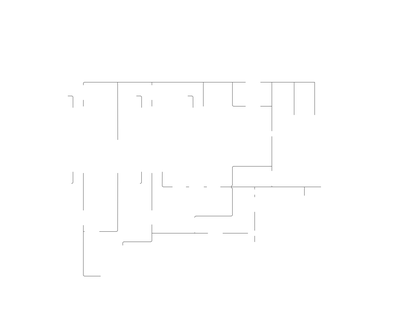
%> input picture gse_gui/Matlab/Cordinate Generator/InputPhotos/GUILineBlackPNG.png, 420 x 325 px, shrunk from 5500 x 4250 before the run
$ octave TestLineFinder.m   (GNU Octave 9; MATLAB toolbox functions it lacks are replaced by stand-ins)
%> lines starting %> are read from the running program, lines starting %| are printed output that depends on the picture
clear;

I = imread('InputPhotos/GUILineBlackPNG.png');
%> I is the input picture: size 325x420x3 uint8; min 158, max 255, mean 254.3
I = rgb2gray(I);
%> I: size 325x420 uint8
I = imcomplement(I);
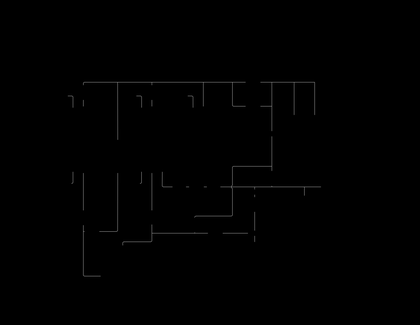
%> I: size 325x420 uint8; min 0, max 97, mean 0.7
[H,theta,rho] = hough(I);
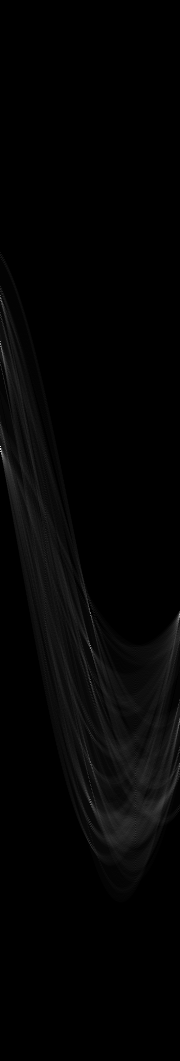
%> H: size 1061x180 double; min 0, max 222, mean 4.2
%> theta = 180 values from -90 to 89; rho = 1061 values from -530 to 530

P = houghpeaks(H,150,'threshold',ceil(.01*max(H(:))), 'NHoodSize',[71 71]);
%> P = 31 rows, first 12: [449 1; 345 1; 648 91; 302 2; 802 91; 763 91; 610 90; 686 92; 802 163; 649 174; 839 109; 485 15]

x = theta(P(:,2));
%> x = 31 values, max 83 at index 10, min -90 at index 1, mean -10.26
y = rho(P(:,1));
%> y = 31 values, max 351 at index 28, min -229 at index 4, mean 98.48

lines = houghlines(I,theta,rho,P,'FillGap',50,'MinLength',20);
%> lines = 33 lines; longest, point1 to point2 (x, y): (83, 187) to (322, 187), (82, 83) to (316, 83), (306, 82) to (118, 106), (83, 231) to (255, 234), (235, 210) to (84, 259), (118, 80) to (118, 234)

figure, imshow(I), hold on
max_len = 0;

VertlineData = {};
HorLineData = {};

for k = 1:length(lines)
   xy = [lines(k).point1; lines(k).point2];
   slope = (xy(2,2) - xy(1,2)) / (xy(1,1) - xy(2,1));


   if isinf(slope) == 1 || abs(slope) > 10
        plot(xy(:,1),xy(:,2),'LineWidth',2,'Color','green');
       %Plot beginnings and ends of lines
       plot(xy(1,1),xy(1,2),'x','LineWidth',2,'Color','yellow');
       plot(xy(2,1),xy(2,2),'x','LineWidth',2,'Color','red');

       VertlineData{end + 1} = {[xy(1,1), xy(2,1)], [xy(1,2), xy(2,2)], slope, norm(lines(k).point1 - lines(k).point2), 1};
   elseif isinf(slope) == 0 && abs(slope) < .2
       HorLineData{end + 1} = {[xy(1,1), xy(2,1)], [xy(1,2), xy(2,2)], slope, norm(lines(k).point1 - lines(k).point2), 1};
   end
   %Determine the endpoints of the longest line segment
   len = norm(lines(k).point1 - lines(k).point2);
   if ( len > max_len)
      max_len = len;
      xy_long = xy;
   end
end
%> this loop made 33 passes
%> (slope, len, max_len, xy_long) on passes 1 to 2: (0, 234, 234, [82 83; 316 83]), (0, 239, 239, [83 187; 322 187])
%> (xy, slope, len) on passes 3 to 8: ([118 80; 118 234], Inf, 154), ([83 231; 255 234], -0.0174, 172), ([272 80; 272 190], Inf, 110), ([233 80; 233 109], Inf, 29), ([233 165; 233 236], Inf, 71), ([83 174; 85 279], -52.5, 105)
%> after the loop, HorLineData = {{[82 316], [83 83], 0, 234, 1}, {[83 322], [187 187], 0, 239, 1}, {[83 255], [231 234], -0.0174, 172, 1}, {[306 118], [82 106], 0.128, 189.5, 1}}; VertlineData = 7 items
% highlight the longest line segment
plot(xy_long(:,1),xy_long(:,2),'LineWidth',2,'Color','red');
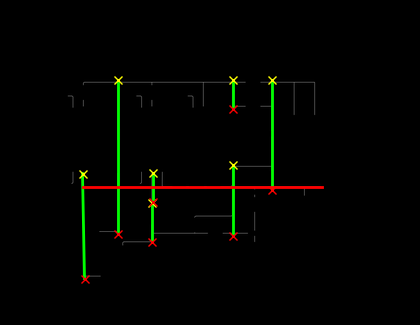
%> figure redrawn from the program's plot data
hold off;

%figure, imshow(I), hold on
similarX = [];
similarXI = 0;
maxVL = [];
a = 1;
k = 2;

for i = 1:length(VertlineData)
    j = VertlineData{i}{1}(1):VertlineData{i}{1}(2)
    if VertlineData{i}{1}(1) > VertlineData{i}{1}(2)
       a = VertlineData{i}{1}(1);
       VertlineData{i}{1}(1) =  VertlineData{i}{1}(2);
       VertlineData{i}{1}(2) = a;
    end
    b = VertlineData{i}{1}(1):VertlineData{i}{1}(2)
end
%> this loop made 7 passes
%> (j, b) on passes 1, 2, 3, 4, 6, 7: (118, 118), (272, 272), (233, 233), (233, 233), (152, 152), (153, 153)
%> b on pass 5: [83 84 85]
%> after the loop, a = 1


for i = 1:length(VertlineData)
    while k <= length(VertlineData)
        if k ~= i
            VertlineData{k}{1}(1):VertlineData{k}{1}(2)
            if sum(intersect(VertlineData{i}{1}(1):VertlineData{i}{1}(2), VertlineData{k}{1}(1):VertlineData{k}{1}(2))) > 0
                if VertlineData{k}{4} >= VertlineData{i}{4}
                    VertlineData{i}{5} = 0;
                    %VertlineData{k}{5} = 1;
                elseif VertlineData{i}{4} > VertlineData{k}{4}
                    VertlineData{k}{5} = 0;
                end
            end
        end
        k = k + 1;
    end
    k = a + 1;
    a = k;
end
%> this loop made 7 passes


figure, imshow(I), hold on
for i = 1:length(VertlineData)
    if VertlineData{i}{3} < 0 && isinf(VertlineData{i}{3}) == 0
       'te'
       %VertlineData{i}{5} = 0;
    end

    if VertlineData{i}{5} == 1
        %'yo'
        text(VertlineData{i}{1}(1), VertlineData{i}{1}(2), '1000000000')
        plot([VertlineData{i}{1}(1) VertlineData{i}{1}(2)], [VertlineData{i}{2}(1) VertlineData{i}{2}(2)] ,'LineWidth',2,'Color','green');
    end
end
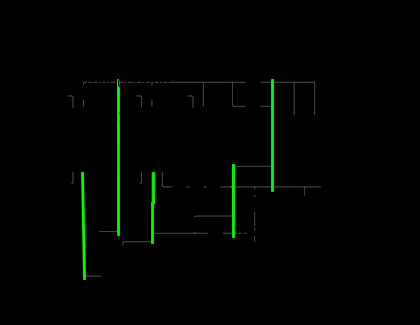
%> figure redrawn from the program's plot data

$ run again, with gse_gui/Matlab/Cordinate Generator/InputPhotos/ColoredPNG.png copied over gse_gui/Matlab/Cordinate Generator/InputPhotos/GUILineBlackPNG.png
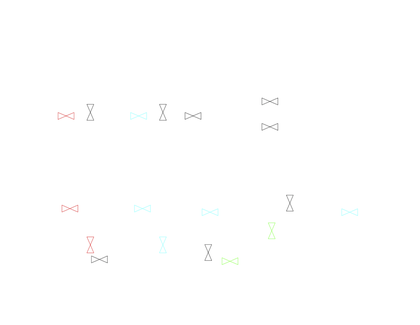
%> input picture gse_gui/Matlab/Cordinate Generator/InputPhotos/ColoredPNG.png, 420 x 325 px, shrunk from 1000 x 773 before the run
%> I is the input picture: size 325x420x3 uint8; mean R, G, B 254.6, 254.7, 254.6
%> `[H,theta,rho] = hough(I);`:
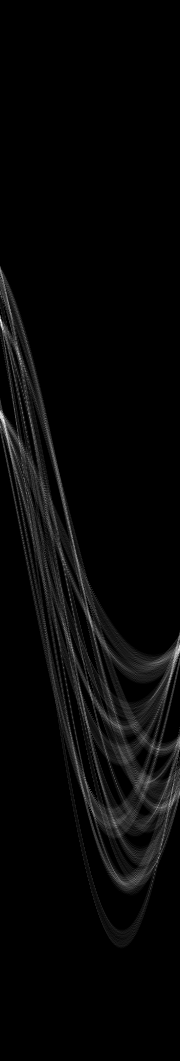
%> H: size 1061x180 double; min 0, max 67, mean 1.9; drawn with min black and max white
%> theta = 180 values from -90 to 89; rho = 1061 values from -530 to 530
%> P = 27 rows, first 12: [321 1; 421 4; 622 91; 801 174; 679 170; 559 77; 458 12; 858 159; 812 93; 728 120; 500 64; 693 81]
%> x = 27 values, max 83 at index 4, min -90 at index 1, mean -8.63
%> y = 27 values, max 387 at index 26, min -210 at index 1, mean 117.8
%> lines = 18 lines; longest, point1 to point2 (x, y): (56, 114) to (202, 122), (60, 206) to (107, 264), (285, 211) to (359, 211), (72, 208) to (99, 261), (81, 206) to (95, 263), (202, 209) to (212, 263)
%> the loop `for k = 1:length(lines)` made 18 passes
%> (slope, len, max_len, xy_long) on passes 1 to 3: (0, 21, 21, [60 211; 81 211]), (0, 74, 74, [285 211; 359 211]), (-0.0548, 146.2, 146.2, [56 114; 202 122])
%> after the loop `for k = 1:length(lines)`: HorLineData = 7 items; VertlineData = {{[92 92], [235 266], Inf, 31, 1}}
%> the loop `for i = 1:length(VertlineData)` made 1 pass
%> after the loop `for i = 1:length(VertlineData)`: a = 1
%> the loop `for i = 1:length(VertlineData)` made 1 pass
%> (k, a) on pass 1: (2, 2)
%> the loop `for i = 1:length(VertlineData)` made 1 pass
%> after the loop `for i = 1:length(VertlineData)`:
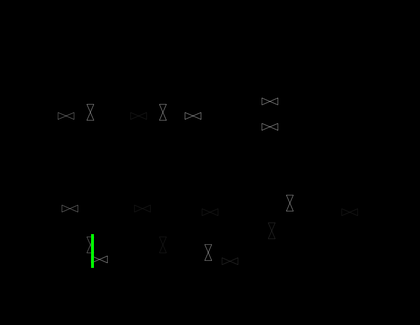
%> figure redrawn from the program's plot data

$ run again, with gse_gui/Matlab/Cordinate Generator/InputPhotos/GUIBlackPNG.png copied over gse_gui/Matlab/Cordinate Generator/InputPhotos/GUILineBlackPNG.png
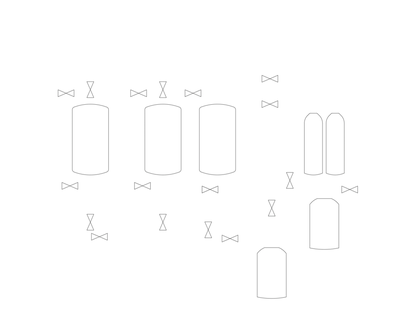
%> input picture gse_gui/Matlab/Cordinate Generator/InputPhotos/GUIBlackPNG.png, 420 x 325 px, shrunk from 1000 x 773 before the run
%> I is the input picture: size 325x420x3 uint8; mean R, G, B 254, 254, 254
%> `[H,theta,rho] = hough(I);`:
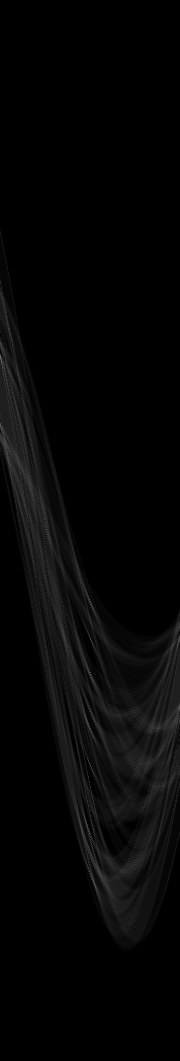
%> H: size 1061x180 double; min 0, max 120, mean 5.7
%> theta = 180 values from -90 to 89; rho = 1061 values from -530 to 530
%> P = 29 rows, first 12: [357 1; 427 1; 876 92; 732 91; 834 90; 605 91; 676 91; 769 92; 465 20; 518 46; 578 46; 863 136]
%> x = 29 values, max 82 at index 22, min -90 at index 1, mean -8
%> y = 29 values, max 419 at index 28, min -211 at index 24, mean 139.8
%> lines = 30 lines; longest, point1 to point2 (x, y): (160, 93) to (319, 252), (75, 105) to (281, 105), (58, 90) to (237, 152), (229, 242) to (347, 125), (74, 175) to (234, 175), (260, 78) to (345, 195)
%> the loop `for k = 1:length(lines)` made 30 passes
%> (slope, len, max_len, xy_long) on passes 1, 3, 17: (0, 160, 160, [74 175; 234 175]), (0, 206, 206, [75 105; 281 105]), (-1, 224.9, 224.9, [160 93; 319 252])
%> after the loop `for k = 1:length(lines)`: HorLineData = {{[74 234], [175 175], 0, 160, 1}, {[287 343], [175 175], 0, 56, 1}, {[75 281], [105 105], 0, 206, 1}}; VertlineData = 9 items
%> the loop `for i = 1:length(VertlineData)` made 9 passes
%> (j, b) on passes 1, 2, 3, 4, 6, 7, 8, 9: (342, 342), (343, 343), (344, 344), (202, 202), (75, 75), (146, 146), (236, 236), (237, 237)
%> after the loop `for i = 1:length(VertlineData)`: a = 1
%> the loop `for i = 1:length(VertlineData)` made 9 passes
%> after the loop `for i = 1:length(VertlineData)`:
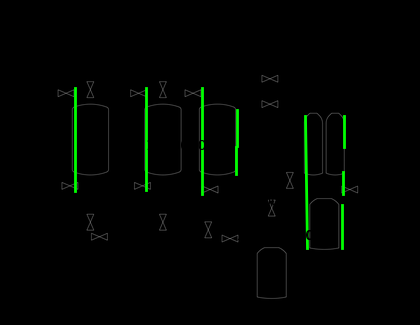
%> figure redrawn from the program's plot data
